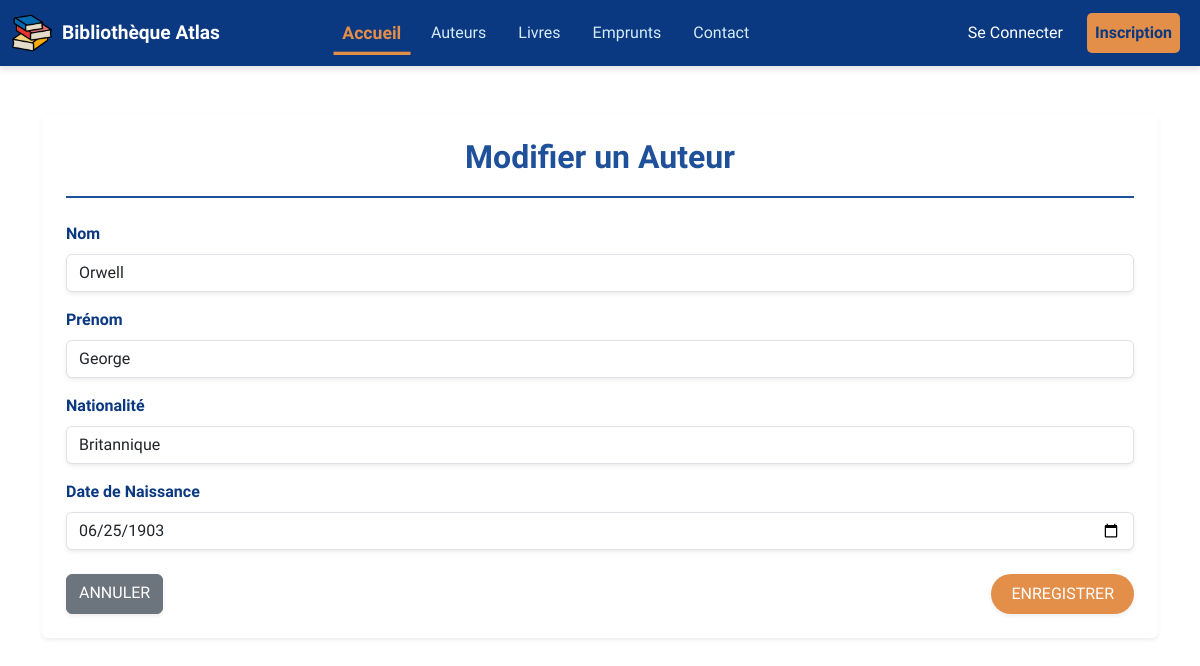
The page /auteurs/3/modifier/ on the database its author committed.
### auteurs/models.py (models this page shows, shortened)
class Auteur(models.Model):
    nom = models.CharField(max_length=100)
    prenom = models.CharField(max_length=100)
    nationalite = models.CharField(max_length=100)
    date_naissance = models.DateField()

### auteurs/views.py (the view, shortened to what this page needs)
# urls.py: path('<int:id>/modifier/', views.modifier_auteur, name='modifier_auteur'),
def modifier_auteur(request, id):
    auteur = get_object_or_404(Auteur, id=id)
    return render(request, 'auteurs/modifier_auteur.html', {'auteur': auteur})

### templates/auteurs/modifier_auteur.html (shortened to what this page needs)
{% extends 'base.html' %}
{% block content %}
<div class="container mt-5">
    <div class="shadow-sm p-4 bg-body rounded">
        <h2 class="text-center mb-4 fw-bold" style="color: #1F509A; border-bottom: 2px solid #1F509A; padding-bottom: 20px;">Modifier un Auteur</h2>
        <form method="post">
            <div class="mb-3">
                <label for="nom" class="form-label fw-semibold" style="color: #0A3981;">Nom</label>
                <input type="text" class="form-control shadow-sm" id="nom" name="nom" value="{{ auteur.nom }}" required>
            </div>
            <div class="mb-3">
                <label for="prenom" class="form-label fw-semibold" style="color: #0A3981;">Prénom</label>
                <input type="text" class="form-control shadow-sm" id="prenom" name="prenom" value="{{ auteur.prenom }}" required>
            </div>
            <div class="mb-3">
                <label for="nationalite" class="form-label fw-semibold" style="color: #0A3981;">Nationalité</label>
                <input type="text" class="form-control shadow-sm" id="nationalite" name="nationalite" value="{{ auteur.nationalite }}" required>
            </div>
            <div class="mb-3">
                <label for="date_naissance" class="form-label fw-semibold" style="color: #0A3981;">Date de Naissance</label>
                <input type="date" class="form-control shadow-sm" id="date_naissance" name="date_naissance" value="{{ auteur.date_naissance|date:'Y-m-d' }}" required>
            </div>
            <div class="d-flex justify-content-between mt-4">
                <a href="{% url 'liste_auteurs' %}" class="btn btn-secondary shadow-sm">
                     Annuler
                </a>
                <button type="submit" class="btn btn-custom shadow-sm">
                     Enregistrer
                </button>
            </div>
        </form>
    </div>
</div>
{% endblock %}

### static/css/style.css (style rules this page uses)
:root { --bleu-clair: #D4EBF8; --bleu-moyen: #1F509A; --bleu-fonce: #0A3981; --orange: #E38E49; --text-dark: #333; --text-muted: #6c757d; --white: #FFFFFF; --hover-scale: 1.1; }
body { background-color: var(--bleu-clair); color: var(--text-dark); padding: 0; margin: 0; box-sizing: border-box; font-family: "Chakra Petch", sans-serif; }
h1, h2 { color: var(--bleu-fonce); }
.btn { background-color: #E38E49; color: #ffffff; border: none; border-radius: 5px; font-size: 1rem; font-weight: 600; text-transform: uppercase; padding: 10px 20px; transition: all 0.3s ease; }
.form-label { font-weight: 600; }
.rounded { border-radius: 10px; }

### static/css/custom.css (style rules this page uses)
.btn-custom { background-color: #E38E49; color: #ffffff; font-size: 1rem; padding: 8px 20px; border: none; border-radius: 30px; text-transform: uppercase; transition: all 0.3s ease; }

### templates/base.html (style rules this page uses)
body { font-family: "Chakra Petch", sans-serif; }

### rows shown on the page
Auteur: nom "Orwell", prenom "George", nationalite "Britannique", date_naissance "06/25/1903"
